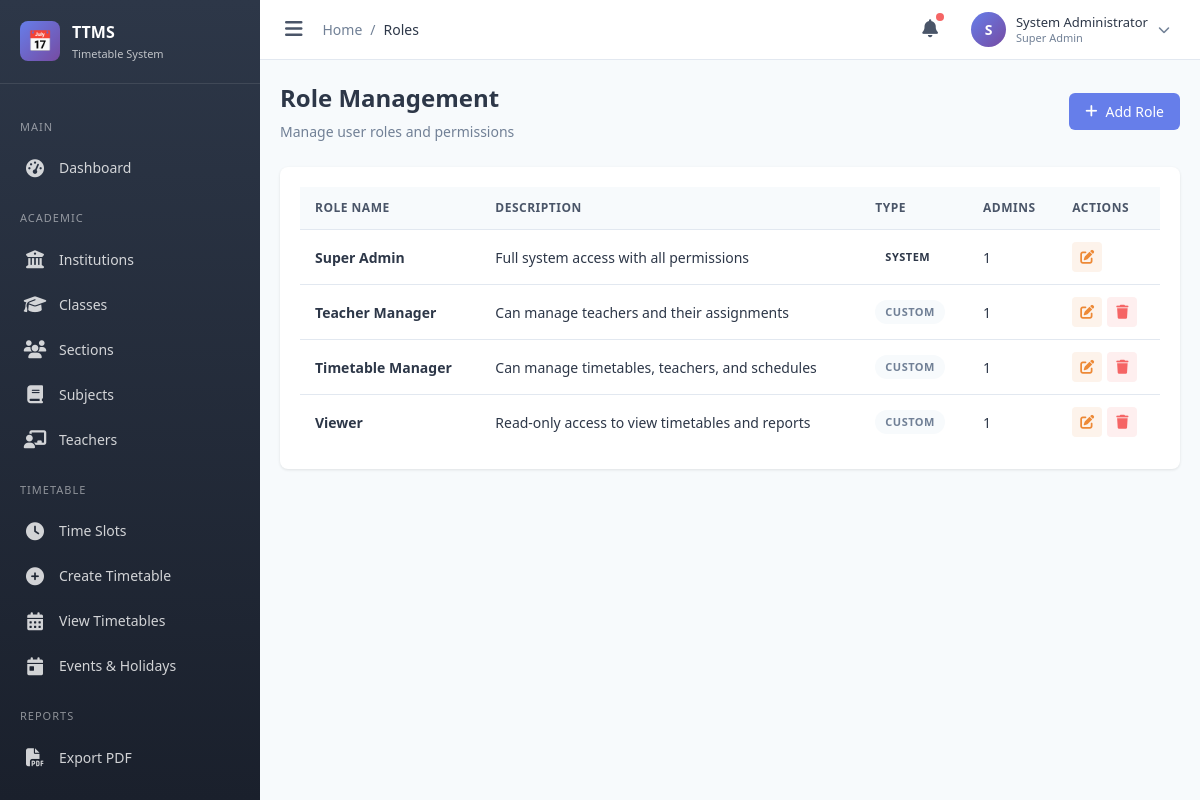
The page /modules/role/index.php (signed in) on the database its author committed.
### tables this page shows
CREATE TABLE roles (
    id INT PRIMARY KEY AUTO_INCREMENT,
    name VARCHAR(50) NOT NULL,
    description TEXT,
    permissions JSON,
    is_system BOOLEAN DEFAULT FALSE,
    status ENUM('active', 'inactive') DEFAULT 'active',
    created_at TIMESTAMP DEFAULT CURRENT_TIMESTAMP
);

### includes/functions.php (called while the page is built, shortened)
<?php
require_once __DIR__ . '/../config/database.php';
function isLoggedIn() {
    return isset($_SESSION['admin_id']) && !empty($_SESSION['admin_id']);
}
function getCurrentAdmin() {
    return dbFetch(
        "SELECT a.*, r.name as role_name
         FROM admins a
         LEFT JOIN roles r ON a.role_id = r.id
         WHERE a.id = ?",
        [$_SESSION['admin_id']]
    );
}
function isSuperAdmin() {
    $admin = getCurrentAdmin();
    return $admin && $admin['is_super_admin'];
}
function hasPermission($module, $action = 'view') {
    if (isSuperAdmin()) return true;
    $admin = getCurrentAdmin();
    $permissionMap = [
        'view' => 'can_view',
        'create' => 'can_create',
        'edit' => 'can_edit',
        'delete' => 'can_delete',
        'export' => 'can_export'
    ];
    $column = $permissionMap[$action] ?? 'can_view';
    $permission = dbFetch(
        "SELECT {$column} FROM role_permissions WHERE role_id = ? AND module = ?",
        [$admin['role_id'], $module]
    );
    return $permission && $permission[$column];
}

### config/database.php (called while the page is built, shortened)
<?php
function getDB() {
    static $pdo = null;
    if ($pdo === null) {
        try {
            $dsn = sprintf(
                "mysql:host=%s;port=%d;dbname=%s;charset=%s",
                DB_HOST,
                DB_PORT,
                DB_NAME,
                DB_CHARSET
            );
            $pdo = new PDO($dsn, DB_USER, DB_PASS, [
                PDO::ATTR_ERRMODE => PDO::ERRMODE_EXCEPTION,
                PDO::ATTR_DEFAULT_FETCH_MODE => PDO::FETCH_ASSOC,
                PDO::ATTR_EMULATE_PREPARES => false,
            ]);
        } catch (PDOException $e) {
            error_log("Database connection failed: " . $e->getMessage());
            throw $e;
        }
    }
    return $pdo;
}
function dbQuery($sql, $params = []) {
    $stmt = getDB()->prepare($sql);
    $stmt->execute($params);
    return $stmt;
}
function dbFetch($sql, $params = []) {
    return dbQuery($sql, $params)->fetch();
}
function dbFetchAll($sql, $params = []) {
    return dbQuery($sql, $params)->fetchAll();
}

### includes/auth_check.php (called while the page is built, shortened)
<?php
require_once __DIR__ . '/functions.php';
$currentAdmin = getCurrentAdmin();

### modules/role/index.php (the view, shortened to what this page needs)
<?php
require_once __DIR__ . '/../../includes/auth_check.php';
$breadcrumb = [
    ['label' => 'Roles']
];
require_once __DIR__ . '/../../includes/header.php';
$roles = dbFetchAll("SELECT r.*, COUNT(a.id) as admin_count
    FROM roles r
    LEFT JOIN admins a ON a.role_id = r.id
    GROUP BY r.id
    ORDER BY r.is_system DESC, r.name");
?>
<div class="page-header">
    <div>
        <h1 class="page-title">Role Management</h1>
        <p class="page-subtitle">Manage user roles and permissions</p>
    </div>
    <?php if (hasPermission('role', 'create')): ?>
    <a href="form.php" class="btn btn-primary">
        <i class="fas fa-plus"></i> Add Role
    </a>
    <?php endif; ?>
</div>
<div class="card">
    <div class="card-body">
        <table class="data-table">
            <thead>
                <tr>
                    <th>Role Name</th>
                    <th>Description</th>
                    <th>Type</th>
                    <th>Admins</th>
                    <th>Actions</th>
                </tr>
            </thead>
            <tbody>
                <?php foreach ($roles as $role): ?>
                <tr>
                    <td><strong><?php echo htmlspecialchars($role['name']); ?></strong></td>
                    <td><?php echo htmlspecialchars($role['description'] ?? 'N/A'); ?></td>
                    <td>
                        <?php if ($role['is_system']): ?>
                            <span class="badge badge-primary">System</span>
                        <?php else: ?>
                            <span class="badge badge-secondary">Custom</span>
                        <?php endif; ?>
                    </td>
                    <td><?php echo $role['admin_count']; ?></td>
                    <td>
                        <div class="action-btns">
                            <a href="form.php?id=<?php echo $role['id']; ?>" class="action-btn edit" title="Edit">
                                <i class="fas fa-edit"></i>
                            </a>
                            <?php if (!$role['is_system'] && hasPermission('role', 'delete')): ?>
                            <a href="?delete=<?php echo $role['id']; ?>" class="action-btn delete" title="Delete"
                               onclick="return confirm('Delete this role?')">
                                <i class="fas fa-trash"></i>
                            </a>
                            <?php endif; ?>
                        </div>
                    </td>
                </tr>
                <?php endforeach; ?>
            </tbody>
        </table>
    </div>
</div>
<?php require_once __DIR__ . '/../../includes/footer.php'; ?>

### includes/header.php (shortened to what this page needs)
<?php
$currentPage = basename(dirname($_SERVER['PHP_SELF']));
$currentFile = basename($_SERVER['PHP_SELF'], '.php');
?>
<!DOCTYPE html>
<html lang="en">
<head>
    <link rel="stylesheet" href="/ttc/assets/css/style.css">
    <link rel="stylesheet" href="https://cdnjs.cloudflare.com/ajax/libs/font-awesome/6.4.0/css/all.min.css">
</head>
<body>
    <div class="admin-wrapper">
        <aside class="sidebar" id="sidebar">
            <div class="sidebar-header">
                <div class="sidebar-logo">&#128197;</div>
                <div class="sidebar-title">
                    TTMS
                    <span>Timetable System</span>
                </div>
            </div>
            <nav class="sidebar-menu">
                <div class="menu-category">Main</div>
                <a href="/ttc/modules/dashboard/index.php" class="menu-item <?php echo $currentPage === 'dashboard' ? 'active' : ''; ?>">
                    <i class="fas fa-tachometer-alt"></i>
                    <span>Dashboard</span>
                </a>
                <div class="menu-category">Academic</div>
                <a href="/ttc/modules/institution/index.php" class="menu-item <?php echo $currentPage === 'institution' ? 'active' : ''; ?>">
                    <i class="fas fa-university"></i>
                    <span>Institutions</span>
                </a>
                <a href="/ttc/modules/class/index.php" class="menu-item <?php echo $currentPage === 'class' ? 'active' : ''; ?>">
                    <i class="fas fa-graduation-cap"></i>
                    <span>Classes</span>
                </a>
                <a href="/ttc/modules/section/index.php" class="menu-item <?php echo $currentPage === 'section' ? 'active' : ''; ?>">
                    <i class="fas fa-users"></i>
                    <span>Sections</span>
                </a>
                <a href="/ttc/modules/subject/index.php" class="menu-item <?php echo $currentPage === 'subject' ? 'active' : ''; ?>">
                    <i class="fas fa-book"></i>
                    <span>Subjects</span>
                </a>
                <a href="/ttc/modules/teacher/index.php" class="menu-item <?php echo $currentPage === 'teacher' ? 'active' : ''; ?>">
                    <i class="fas fa-chalkboard-teacher"></i>
                    <span>Teachers</span>
                </a>
                <div class="menu-category">Timetable</div>
                <a href="/ttc/modules/timeslot/index.php" class="menu-item <?php echo $currentPage === 'timeslot' ? 'active' : ''; ?>">
                    <i class="fas fa-clock"></i>
                    <span>Time Slots</span>
                </a>
                <a href="/ttc/modules/timetable/create.php" class="menu-item <?php echo $currentPage === 'timetable' && $currentFile === 'create' ? 'active' : ''; ?>">
                    <i class="fas fa-plus-circle"></i>
                    <span>Create Timetable</span>
                </a>
                <a href="/ttc/modules/timetable/index.php" class="menu-item <?php echo $currentPage === 'timetable' && $currentFile === 'index' ? 'active' : ''; ?>">
                    <i class="fas fa-calendar-alt"></i>
                    <span>View Timetables</span>
                </a>
                <a href="/ttc/modules/event/index.php" class="menu-item <?php echo $currentPage === 'event' ? 'active' : ''; ?>">
                    <i class="fas fa-calendar-day"></i>
                    <span>Events & Holidays</span>
                </a>
                <div class="menu-category">Reports</div>
                <a href="/ttc/modules/export/index.php" class="menu-item <?php echo $currentPage === 'export' ? 'active' : ''; ?>">
                    <i class="fas fa-file-pdf"></i>
                    <span>Export PDF</span>
                </a>
                <?php if (isSuperAdmin()): ?>
                <div class="menu-category">Administration</div>
                <?php endif; ?>
            </nav>
        </aside>
        <main class="main-content">
            <header class="main-header">
                <div class="header-left">
                    <button class="sidebar-toggle" id="sidebarToggle">
                        <i class="fas fa-bars"></i>
                    </button>
                    <nav class="breadcrumb">
                        <a href="/ttc/modules/dashboard/index.php">Home</a>
                        <?php if (isset($breadcrumb)): ?>
                            <?php foreach ($breadcrumb as $item): ?>
                                <span class="breadcrumb-separator">/</span>
                                <?php if (isset($item['url'])): ?>
                                    <a href="<?php echo $item['url']; ?>"><?php echo $item['label']; ?></a>
                                <?php else: ?>
                                    <span class="breadcrumb-current"><?php echo $item['label']; ?></span>
                                <?php endif; ?>
                            <?php endforeach; ?>
                        <?php endif; ?>
                    </nav>
                </div>
                <div class="header-right">
                    <button class="header-btn" title="Notifications">
                        <i class="fas fa-bell"></i>
                        <span class="notification-badge"></span>
                    </button>
                    <div class="user-menu" onclick="toggleUserDropdown()">
                        <div class="user-avatar">
                            <?php echo strtoupper(substr($currentAdmin['name'], 0, 1)); ?>
                        </div>
                        <div class="user-info">
                            <div class="user-name"><?php echo htmlspecialchars($currentAdmin['name']); ?></div>
                            <div class="user-role"><?php echo $currentAdmin['is_super_admin'] ? 'Super Admin' : ($currentAdmin['role_name'] ?? 'Admin'); ?></div>
                        </div>
                        <i class="fas fa-chevron-down" style="font-size: 12px; color: var(--text-light);"></i>
                    </div>
                </div>
            </header>
            <div class="content-wrapper">

### rows shown on the page
roles: name "Super Admin", description "Full system access with all permissions", is_system "SYSTEM", admin_count "1"
roles: name "Teacher Manager", description "Can manage teachers and their assignments", is_system "CUSTOM", admin_count "1"
roles: name "Timetable Manager", description "Can manage timetables, teachers, and schedules", is_system "CUSTOM", admin_count "1"
roles: name "Viewer", description "Read-only access to view timetables and reports", is_system "CUSTOM", admin_count "1"

### other values the page prints
$item['label'] "Roles"
substr($currentAdmin['name'], 0, 1) "S"
$currentAdmin['name'] "System Administrator"
